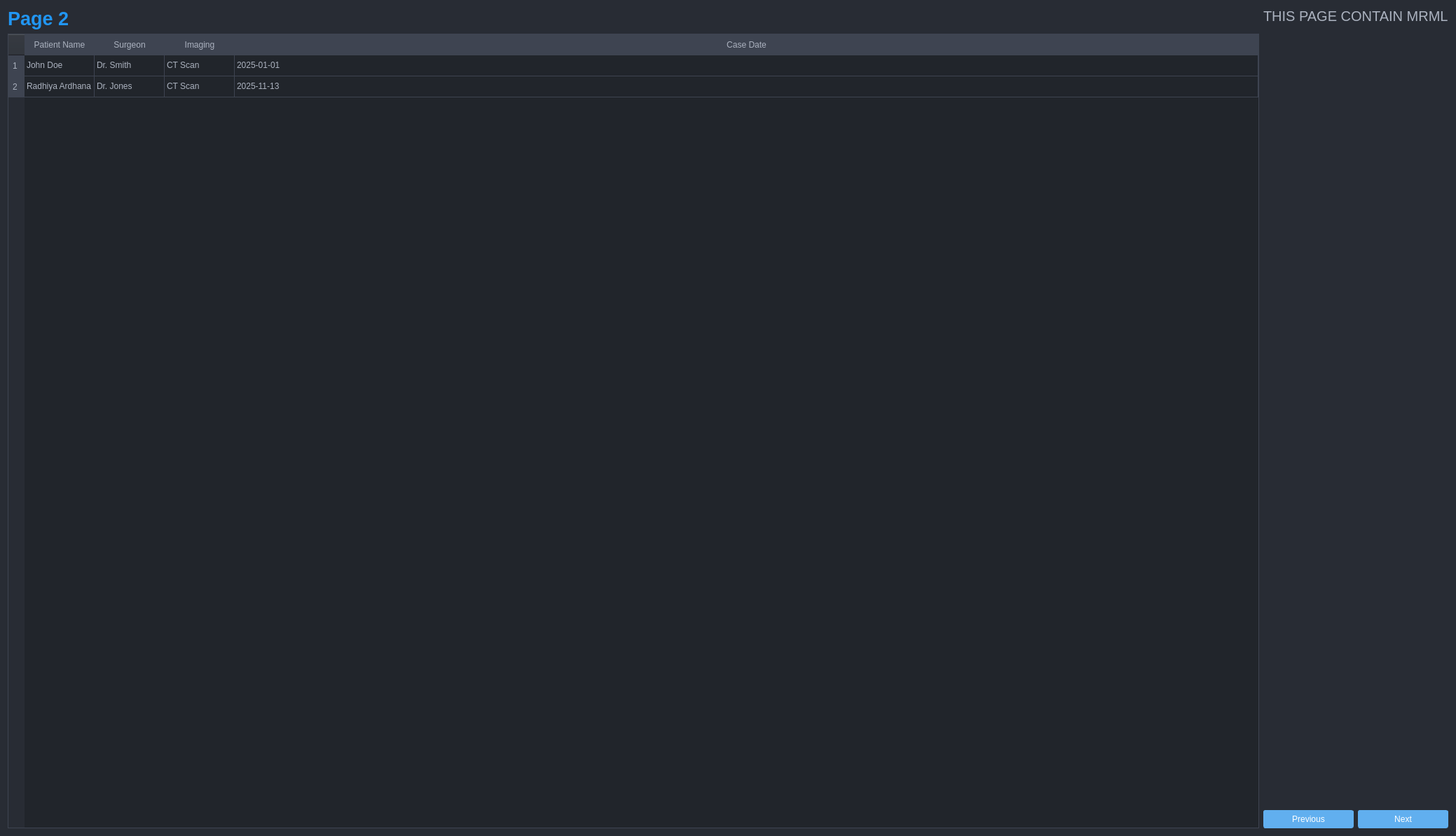
<?xml version="1.0" encoding="UTF-8"?>
<ui version="4.0">
 <class>EmployeeManagementWindowDark</class>
 <widget class="QWidget" name="EmployeeManagementWindowDark">
  <property name="geometry">
   <rect>
    <x>0</x>
    <y>0</y>
    <width>2078</width>
    <height>1193</height>
   </rect>
  </property>
  <property name="windowTitle">
   <string>Patient Case Management (Two Columns)</string>
  </property>
  <property name="styleSheet">
   <string notr="true">
    QWidget {
        background-color: #282c34;
        color: #abb2bf;
    }
    QLabel {
        color: #abb2bf;
    }
    QPushButton {
        background-color: #61afef;
        color: #ffffff;
        border: 1px solid #61afef;
        padding: 5px 15px;
        border-radius: 3px;
    }
    QPushButton:hover {
        background-color: #528cff;
        border: 1px solid #528cff;
    }
    QLineEdit, QComboBox {
        background-color: #3e4451;
        color: #abb2bf;
        border: 1px solid #3e4451;
        padding: 5px;
        border-radius: 3px;
    }
    QTableWidget {
        background-color: #21252b;
        color: #abb2bf;
        gridline-color: #3e4451;
        border: 1px solid #3e4451;
    }
    QTableWidget::item {
        padding: 5px;
    }
    QHeaderView::section {
        background-color: #3e4451;
        color: #abb2bf;
        padding: 5px;
        border: 1px solid #3e4451;
    }
    QTableWidget::item[text=&quot;ACTIVE&quot;] {
        background-color: #34495e;
        color: #2ecc71;
        border-radius: 3px;
        padding: 2px 5px;
    }
    /* Styles for the new right panel */
    #rightColumnWidget {
        background-color: #3e4451; /* Slightly different dark shade for separation */
        border-left: 1px solid #4b5263;
    }
   </string>
  </property>
  <layout class="QHBoxLayout" name="horizontalLayout_main">
   <item>
    <layout class="QVBoxLayout" name="verticalLayout_leftColumn">
     <item>
      <layout class="QHBoxLayout" name="horizontalLayout_header">
       <item>
        <layout class="QVBoxLayout" name="verticalLayout_headerText">
         <item>
          <widget class="QLabel" name="managementTitleLabel">
           <property name="font">
            <font>
             <pointsize>20</pointsize>
             <weight>75</weight>
             <italic>false</italic>
             <bold>true</bold>
            </font>
           </property>
           <property name="styleSheet">
            <string notr="true">color: #2196F3;</string>
           </property>
           <property name="text">
            <string>Page 2</string>
           </property>
          </widget>
         </item>
        </layout>
       </item>
      </layout>
     </item>
     <item>
      <layout class="QHBoxLayout" name="horizontalLayout_filters"/>
     </item>
     <item>
      <widget class="QTableWidget" name="employeeTableWidget">
       <property name="editTriggers">
        <set>QAbstractItemView::NoEditTriggers</set>
       </property>
       <property name="selectionMode">
        <enum>QAbstractItemView::SingleSelection</enum>
       </property>
       <property name="selectionBehavior">
        <enum>QAbstractItemView::SelectRows</enum>
       </property>
       <attribute name="horizontalHeaderVisible">
        <bool>true</bool>
       </attribute>
       <attribute name="horizontalHeaderStretchLastSection">
        <bool>true</bool>
       </attribute>
       <row/>
       <row/>
       <column>
        <property name="text">
         <string>Patient Name</string>
        </property>
       </column>
       <column>
        <property name="text">
         <string>Surgeon</string>
        </property>
       </column>
       <column>
        <property name="text">
         <string>Imaging</string>
        </property>
       </column>
       <column>
        <property name="text">
         <string>Case Date</string>
        </property>
       </column>
       <item row="0" column="0">
        <property name="text">
         <string>John Doe</string>
        </property>
       </item>
       <item row="0" column="1">
        <property name="text">
         <string>Dr. Smith</string>
        </property>
       </item>
       <item row="0" column="2">
        <property name="text">
         <string>CT Scan</string>
        </property>
       </item>
       <item row="0" column="3">
        <property name="text">
         <string>2025-01-01</string>
        </property>
       </item>
       <item row="1" column="0">
        <property name="text">
         <string>Radhiya Ardhana</string>
        </property>
       </item>
       <item row="1" column="1">
        <property name="text">
         <string>Dr. Jones</string>
        </property>
       </item>
       <item row="1" column="2">
        <property name="text">
         <string>CT Scan</string>
        </property>
       </item>
       <item row="1" column="3">
        <property name="text">
         <string>2025-11-13</string>
        </property>
       </item>
      </widget>
     </item>
    </layout>
   </item>
   <item>
    <layout class="QVBoxLayout" name="verticalLayout_rightColumn">
     <item>
      <layout class="QVBoxLayout" name="verticalLayout_3">
       <item>
        <widget class="QLabel" name="label_2">
         <property name="font">
          <font>
           <pointsize>15</pointsize>
          </font>
         </property>
         <property name="text">
          <string>THIS PAGE CONTAIN MRML</string>
         </property>
        </widget>
       </item>
       <item>
        <spacer name="verticalSpacer">
         <property name="orientation">
          <enum>Qt::Vertical</enum>
         </property>
         <property name="sizeHint" stdset="0">
          <size>
           <width>20</width>
           <height>40</height>
          </size>
         </property>
        </spacer>
       </item>
       <item>
        <layout class="QHBoxLayout" name="horizontalLayout">
         <item>
          <widget class="QPushButton" name="pushButton">
           <property name="text">
            <string>Previous</string>
           </property>
          </widget>
         </item>
         <item>
          <widget class="QPushButton" name="pushButton_2">
           <property name="text">
            <string>Next</string>
           </property>
          </widget>
         </item>
        </layout>
       </item>
      </layout>
     </item>
    </layout>
   </item>
  </layout>
 </widget>
 <resources/>
 <connections/>
</ui>
